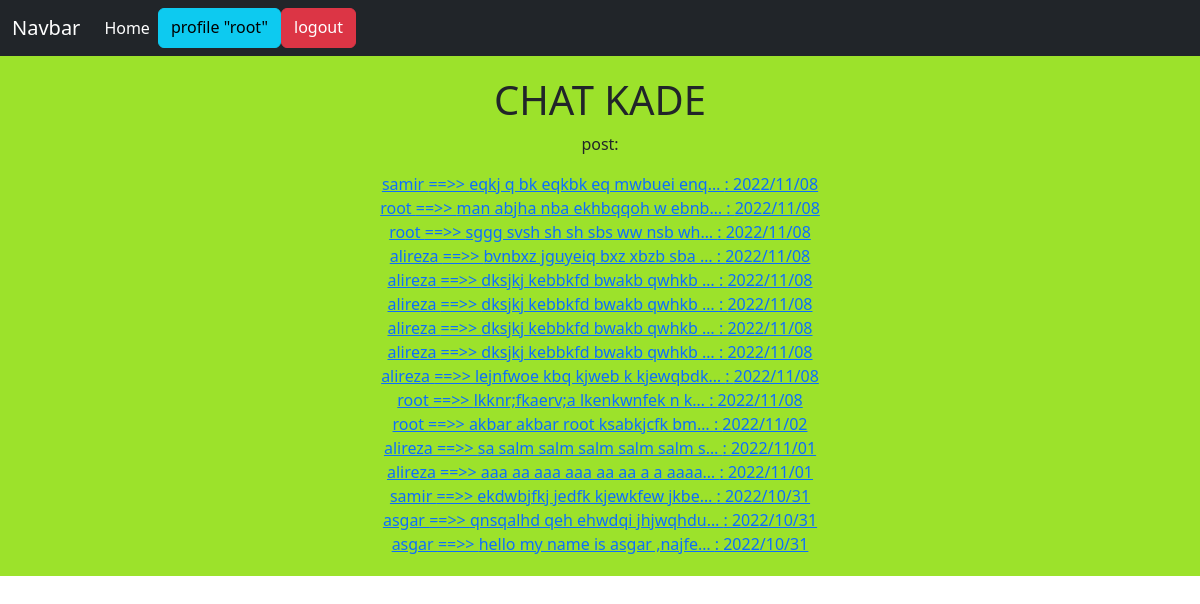
The app's page / (signed in) with its own data.
### home/models.py (models this page shows, shortened)
class Post(models.Model):
    user=models.ForeignKey(User,on_delete=models.CASCADE,related_name="posts")
    body=models.TextField()
    slug=models.SlugField(max_length=30)
    created=models.DateTimeField(auto_now_add=True)
    updated=models.DateTimeField(auto_now=True)
    class Meta:
        ordering=('-updated',)
    def get_absolute_url(self):
        return reverse('home:post_detail',args=[self.id,self.slug])

### home/views.py (the view, shortened to what this page needs)
# urls.py: path('', views.HomeView.as_view(),name='home'),
class HomeView(View):
    def get(self,request):
        posts=Post.objects.all()
        return render(request,'home/index.html',{'posts':posts})

### home/templates/home/index.html
{% extends 'base.html'%}
{% block content %}
        <h1 class="text-center"> CHAT KADE</h1>
        <p class="text-center"> post:</p>
    <div class="text-center">
        {% for post in posts %}
            <div class="text-center">
            <a href="{{ post.get_absolute_url }}">{{ post.user.username }} ==>>  {{ post.body|truncatechars:30 }}  :  {{ post.updated|date:"Y/m/d" }}</a>
            </div>
        {% endfor %}
    </div>
{% endblock %}

### templates/inc/navbar.html
<nav class="navbar navbar-expand-lg navbar-dark bg-dark">
    <div class="container-fluid">
        <a class="navbar-brand" href="#">Navbar</a>
        <div class="collapse navbar-collapse" id="navbarNavAltMarkup">
            <div class="navbar-nav"><a class="nav-link active" aria-current="page" href="{% url 'home:home' %}">Home</a>
                {% if not request.user.is_authenticated %}
                    <a class="btn btn-info" href="{% url 'account:register_user' %}">Register</a>
                    <a class="btn btn-success" href="{% url 'account:login_user' %}">Login</a>
                {% else %}
                    <a class="btn btn-info" href="{% url 'account:profile_user' request.user.id %}">profile "{{ request.user }}"</a>
                    <a class="btn btn-danger" href="{% url 'account:logout_user' %}">logout</a>
                {% endif %}
            </div>
        </div>
    </div>
</nav>

### records on screen
Post: user.username "samir", body "eqkj q bk eqkbk eq mwbuei enq…", updated "2022/11/08"
Post: user.username "root", body "man abjha nba ekhbqqoh w ebnb…", updated "2022/11/08"
Post: user.username "root", body "sggg svsh sh sh sbs ww nsb wh…", updated "2022/11/08"
Post: user.username "alireza", body "bvnbxz jguyeiq bxz xbzb sba …", updated "2022/11/08"
Post: user.username "alireza", body "dksjkj kebbkfd bwakb qwhkb …", updated "2022/11/08"
Post: user.username "alireza", body "dksjkj kebbkfd bwakb qwhkb …", updated "2022/11/08"
Post: user.username "alireza", body "dksjkj kebbkfd bwakb qwhkb …", updated "2022/11/08"
Post: user.username "alireza", body "dksjkj kebbkfd bwakb qwhkb …", updated "2022/11/08"
Post: user.username "alireza", body "lejnfwoe kbq kjweb k kjewqbdk…", updated "2022/11/08"
Post: user.username "root", body "lkknr;fkaerv;a lkenkwnfek n k…", updated "2022/11/08"
Post: user.username "root", body "akbar akbar root ksabkjcfk bm…", updated "2022/11/02"
Post: user.username "alireza", body "sa salm salm salm salm salm s…", updated "2022/11/01"
Post: user.username "alireza", body "aaa aa aaa aaa aa aa a a aaaa…", updated "2022/11/01"
Post: user.username "samir", body "ekdwbjfkj jedfk kjewkfew jkbe…", updated "2022/10/31"
Post: user.username "asgar", body "qnsqalhd qeh ehwdqi jhjwqhdu…", updated "2022/10/31"
Post: user.username "asgar", body "hello my name is asgar ,najfe…", updated "2022/10/31"

### other values on screen
{{ request.user }} "root"
